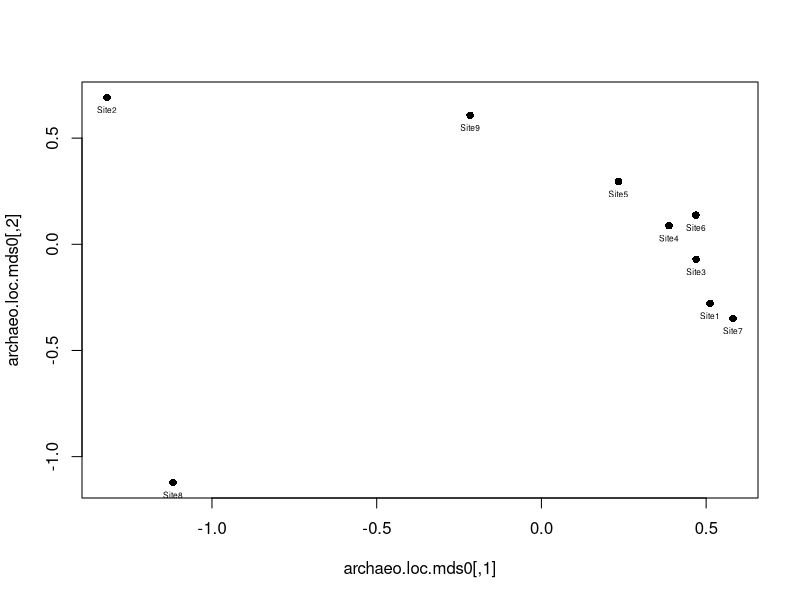
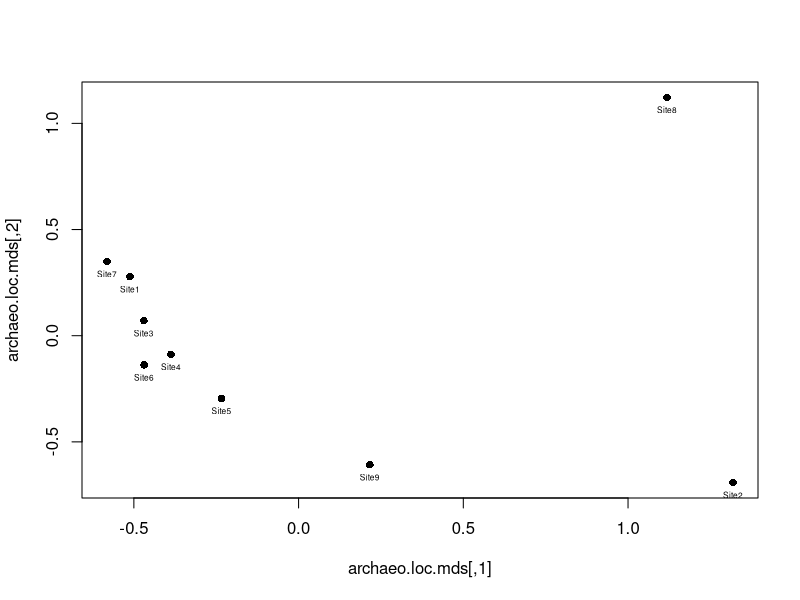
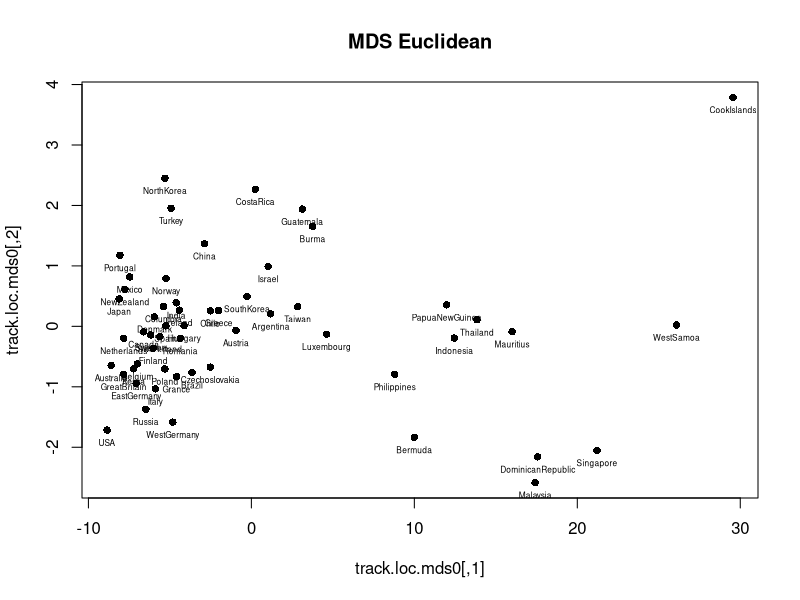
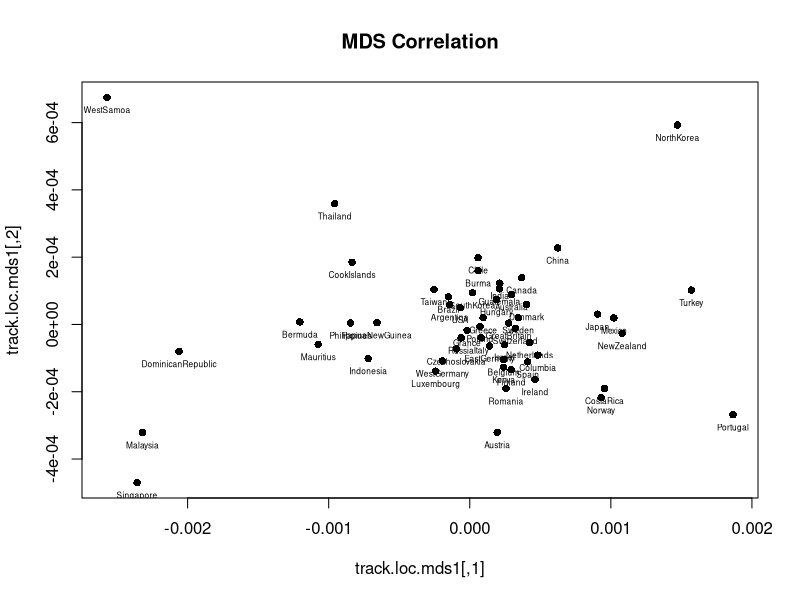
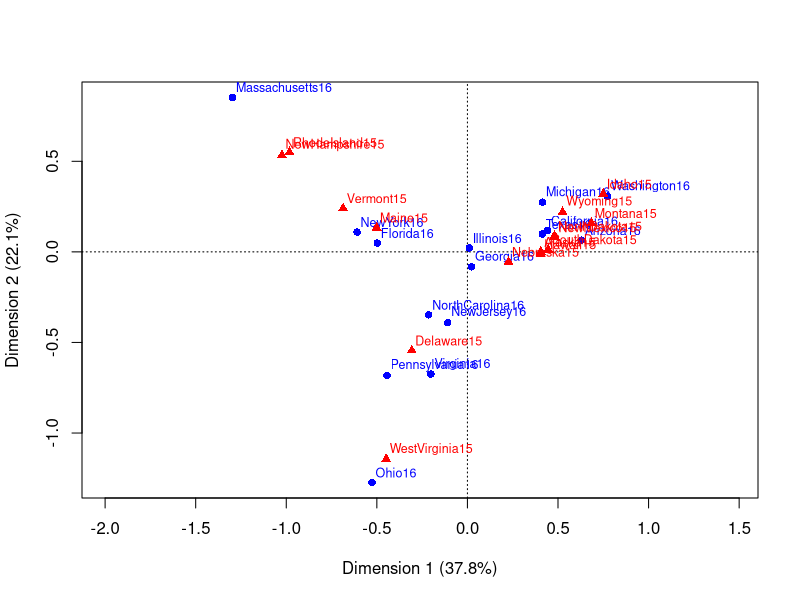

Reproduce these figures in R, in order.
# ST 558: Multivariate Analytics
# Homework 5
# Nora Quick

library(mclust)
library(ca)
library(psych)

# Import archaeo csv
archaeo <- read.csv('ArchaeoData.csv')
head(archaeo)

# Problem 1
# --------------
# Part (a)
archaeo.loc.mds0 <- cmdscale(archaeo, k=2) #assiming q=2 == k=2 
archaeo.loc.mds0

plot(archaeo.loc.mds0, pch=16)
text(archaeo.loc.mds0, labels=row.names(archaeo), pos=1, cex=0.5)

# flip
archaeo.loc.mds <- -archaeo.loc.mds0

plot(archaeo.loc.mds, pch=16)
text(archaeo.loc.mds, row.names(archaeo), pos=1, cex=0.5)


# Import track data
track <- read.csv('TrackData.csv')
head(track)

# Problem 2
# ---------------
# Part (a)
track.distEuc <- dist(track[3:10])

track.loc.mds0 <- cmdscale(track.distEuc, k=2)
track.loc.mds0

# Problem 2
# ---------------
# Part (b)
track.distCorr <- as.dist(1-cor(t(track[,-1][,-1]))^2)

track.loc.mds1 <- cmdscale(track.distCorr, k=2)
track.loc.mds1

# Problem 2
# ---------------
# Part (c)
plot(track.loc.mds0, pch=16, main="MDS Euclidean")
text(track.loc.mds0, labels = track[,1], pos=1, cex=0.5)

plot(track.loc.mds1, pch=16, main="MDS Correlation")
text(track.loc.mds1, labels = track[,1], pos=1, cex=0.5)


# Import state Migration data
mig <- read.csv('StateMigrationData.csv', row.names = 1)
head(mig)

# Problem 3
# ---------------
# Part (a)
mig.ca <- ca(mig)
mig.ca

plot(mig.ca)
